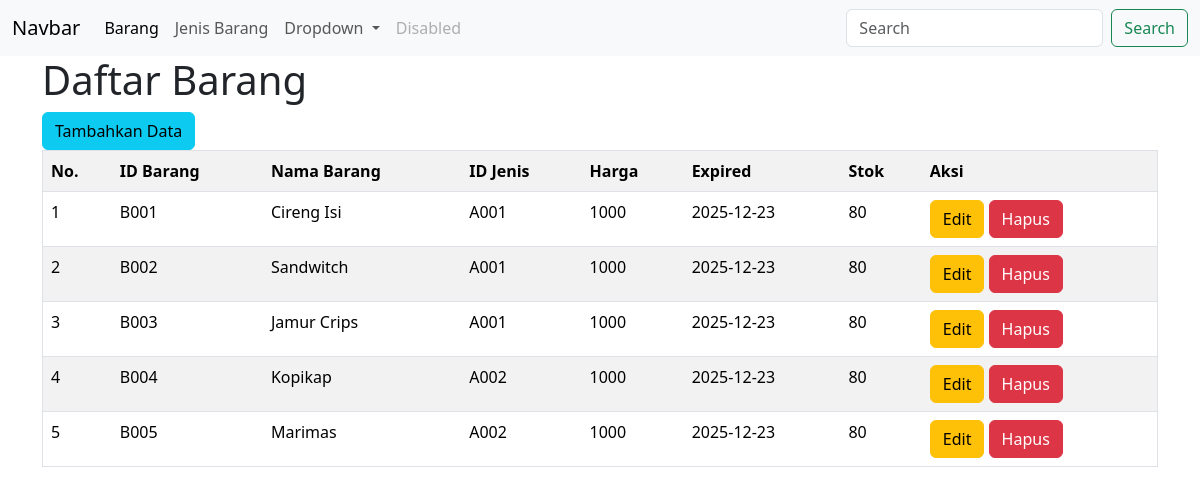
/view/barang/index.php, run on the app's committed database.
### tables this page shows
CREATE TABLE `barang` (
  `id_barang` varchar(50) NOT NULL,
  `nama_barantg` varchar(50) DEFAULT NULL,
  `id_jenis` varchar(50) DEFAULT NULL,
  `harga` int DEFAULT NULL,
  `expired` date DEFAULT NULL,
  `stok` int DEFAULT NULL
);

### view/barang/index.php (the view, shortened to what this page needs)
<!DOCTYPE html>
<html lang="en">
<head>
    <link rel="stylesheet" href="https://cdn.jsdelivr.net/npm/bootstrap@5.3.3/dist/css/bootstrap.min.css">
</head>
<body>
<nav class="navbar navbar-expand-lg bg-body-tertiary">
  <div class="container-fluid">
    <a class="navbar-brand" href="#">Navbar</a>
    <div class="collapse navbar-collapse" id="navbarSupportedContent">
      <ul class="navbar-nav me-auto mb-2 mb-lg-0">
        <li class="nav-item">
          <a class="nav-link active" aria-current="page" href="../barang">Barang</a>
        </li>
        <li class="nav-item">
          <a class="nav-link" href="../jenis_barang">Jenis Barang</a>
        </li>
        <li class="nav-item dropdown">
          <a class="nav-link dropdown-toggle" href="#" role="button" data-bs-toggle="dropdown" aria-expanded="false">
            Dropdown
          </a>
        </li>
        <li class="nav-item">
          <a class="nav-link disabled" aria-disabled="true">Disabled</a>
        </li>
      </ul>
      <form class="d-flex" role="search">
        <input class="form-control me-2" type="search" placeholder="Search" aria-label="Search">
        <button class="btn btn-outline-success" type="submit">Search</button>
      </form>
    </div>
  </div>
</nav>
    <div class="container">
    <h1>Daftar Barang</h1>
    <a href="tambah.php" class="btn btn-info">Tambahkan Data</a>
    <table border='1' class="table table-striped">
        <tr>
            <th>No.</th>
            <th>ID Barang</th>
            <th>Nama Barang</th>
            <th>ID Jenis</th>
            <th>Harga</th>
            <th>Expired</th>
            <th>Stok</th>
            <th>Aksi</th>
        </tr>
        <?php
        include '../../config/koneksi.php';
        $query = mysqli_query($conn, "SELECT * FROM barang");
        $no=1;
        if(mysqli_num_rows($query)){
            while($result=mysqli_fetch_assoc($query)){
            ?>
            <tr>
                <td><?php echo $no ?></td>
                <td><?php echo $result['id_barang'] ?></td>
                <td><?php echo $result['nama_barantg'] ?></td>
                <td><?php echo $result['id_jenis'] ?></td>
                <td><?php echo $result['harga'] ?></td>
                <td><?php echo $result['expired'] ?></td>
                <td><?php echo $result['stok'] ?></td>
                <td>
                    <a href="" class="btn btn-warning">Edit </a>
                    <a href="" class= "btn btn-danger">Hapus </a>
                </td>
            </tr>
            <?php
            $no++;}
        }
        else{
            echo "Data Kurang";
        }
        ?>
    </table>
    </div>
</body>
</html><script src="https://cdn.jsdelivr.net/npm/bootstrap@5.3.3/dist/js/bootstrap.bundle.min.js"></script>

### data on the page
barang: id_barang "B001", nama_barantg "Cireng Isi", id_jenis "A001", harga "1000", expired "2025-12-23", stok "80"
barang: id_barang "B002", nama_barantg "Sandwitch", id_jenis "A001", harga "1000", expired "2025-12-23", stok "80"
barang: id_barang "B003", nama_barantg "Jamur Crips", id_jenis "A001", harga "1000", expired "2025-12-23", stok "80"
barang: id_barang "B004", nama_barantg "Kopikap", id_jenis "A002", harga "1000", expired "2025-12-23", stok "80"
barang: id_barang "B005", nama_barantg "Marimas", id_jenis "A002", harga "1000", expired "2025-12-23", stok "80"
